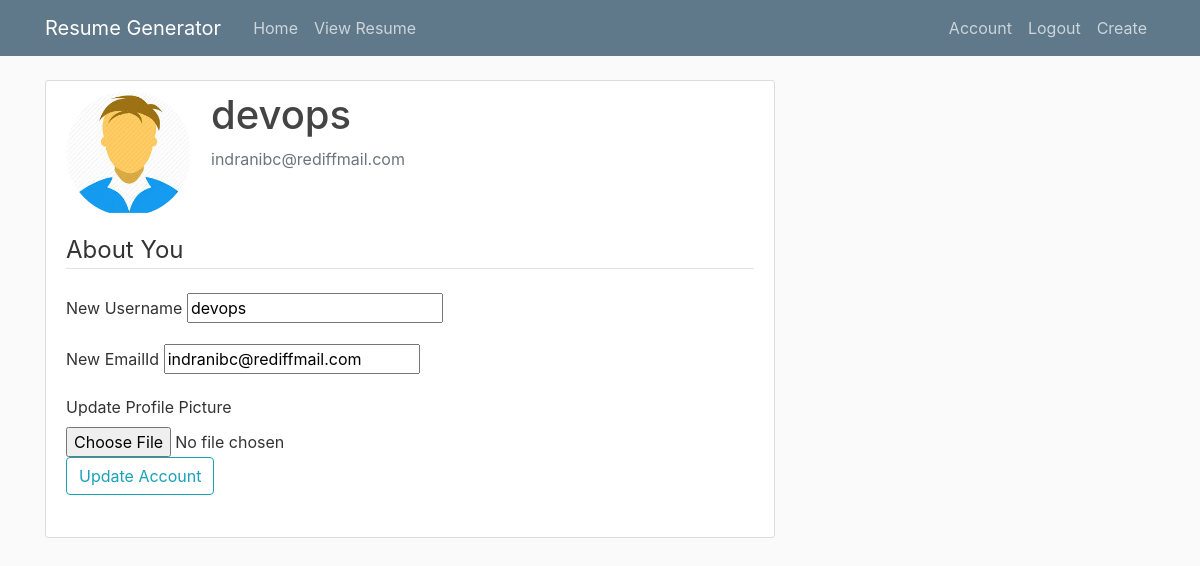
The app's page /accounts (signed in), older data.
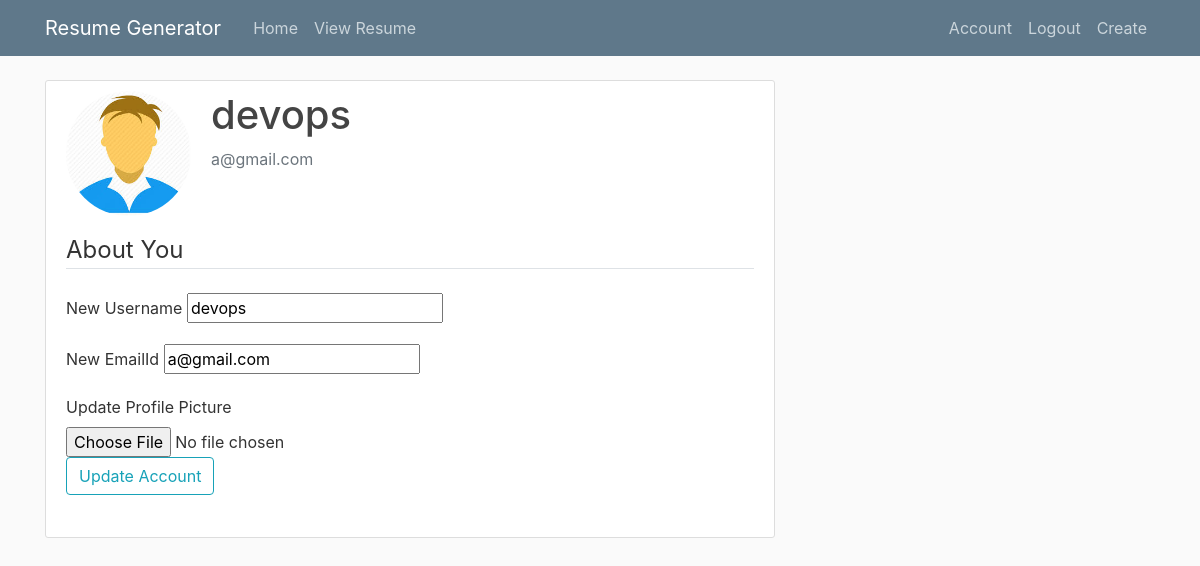
The same page, newer data.
### resume/models.py (models this page shows, shortened)
class user(db.Model,UserMixin):
    id = db.Column(db.Integer, primary_key=True)
    username = db.Column(db.String(20),unique=True,nullable=False)
    email = db.Column(db.String(120),unique=True,nullable=False)
    image_file = db.Column(db.String(20),nullable=False,default='default.jpg')
    password =  db.Column(db.String(60),nullable=False)
    education = db.relationship('education',backref='edu',lazy=True)
    experience = db.relationship('experience',backref='exp',lazy=True)
    projects = db.relationship('projects',backref='pro',lazy=True)
    userdetails = db.relationship('userdetails',backref='details',lazy=True)
    skills = db.relationship('skills',backref='skill',lazy=True)
    achievements = db.relationship('achievements',backref='ach',lazy=True)

### resume/routes.py (the view)
@app.route("/accounts",methods=['GET','POST'])
@login_required          #checks if user logged in or not and then allows access
def accounts():
    form= account()
    if form.validate_on_submit():
        if form.picture.data:
            pic_file = save_picture(form.picture.data)
            current_user.picture = pic_file
        current_user.username = form.new_username.data
        current_user.email = form.new_email.data  # Update current user values
        db.session.commit()
        flash("Your Account has been updated","success")
        return redirect(url_for("accounts"))
    elif request.method == 'GET':
        form.new_username.data = current_user.username
        form.new_email.data = current_user.email
    image_file = url_for('static',filename='profiles/'+ current_user.image_file)
    return render_template("account.html",title="Account",image_file=image_file,form=form)

### resume/forms.py (shortened to what this page needs)
class account(FlaskForm):
    new_username = StringField("New Username",
        validators=[DataRequired(),Length(min=3,max=20)])
    new_email = StringField("New EmailId",
        validators=[Email(),DataRequired()])
    '''new_password = PasswordField("New Password",
        validators=[DataRequired(),Length(min=7,max=15)])
    confirm_new_password = PasswordField("Confirm New Password",
        validators=[DataRequired(),Length(min=7,max=15)])  '''
    picture = FileField("Update Profile Picture",validators=[FileAllowed(['jpg','png'])])
    submit = SubmitField('Update Account')

### resume/models.py (called while the page is built)
@login_manager.user_loader
def load_user(id):
    return user.query.get(int(id))

### resume/templates/account.html (shortened to what this page needs)
{% extends "layout.html" %}
{% block content %}
<div class="content-section">
       <div class="media">
         <img class="rounded-circle account-img" src="{{ image_file }}">
         <div class="media-body">
           <h2 class="account-heading"> {{ current_user.username }}</h2>
           <p class="text-secondary">{{ current_user.email }}</p>
         </div>
       </div>
              <form method="POST" action="" enctype="multipart/form-data">
                  <fieldset class="form-group">
                      <legend class="border-bottom mb-4">About You</legend>
       <div class="form-group">
              {{ form.new_username.label(class="form-control-label") }}
              {% if form.new_username.errors %}
                     {{ form.new_username(class="form-control form-control-lg is-invalid") }}
              <div class="invalid-feedback">
                     {% for error in form.new_username.errors %}
                     <span> {{ error }}</span>
                     {% endfor %}
              </div>
              {% else %}
                     {{ form.new_username(class="form-control-label") }}
              {% endif %}
            </div>
            <div class="form-group">
                     {{ form.new_email.label(class="form-control-label") }}
                     {% if form.new_email.errors %}
                            {{ form.new_email(class="form-control form-control-lg is-invalid") }}
                     <div class="invalid-feedback">
                            {% for error in form.new_email.errors %}
                            <span> {{ error }} </span>
                     {%  endfor %}
                     </div>
                     {% else %}
                            {{ form.new_email(class="form-control-label") }}
                     {% endif %}
            </div>
            <div>
                   {{ form.picture.label() }}
                   {{ form.picture(class="form-control-file") }}
            </div>
            <div class="form-group">
              {{ form.submit(class="btn btn-outline-info") }}
          </div>
</form>
</div>
{% endblock content %}

Row changes from the older to the newer data that the page shows:
changed user "devops": email "indranibc@rediffmail.com" → "a@gmail.com"
Text that changed along with them:
form field new_email: "indranibc@rediffmail.com" → "a@gmail.com"
